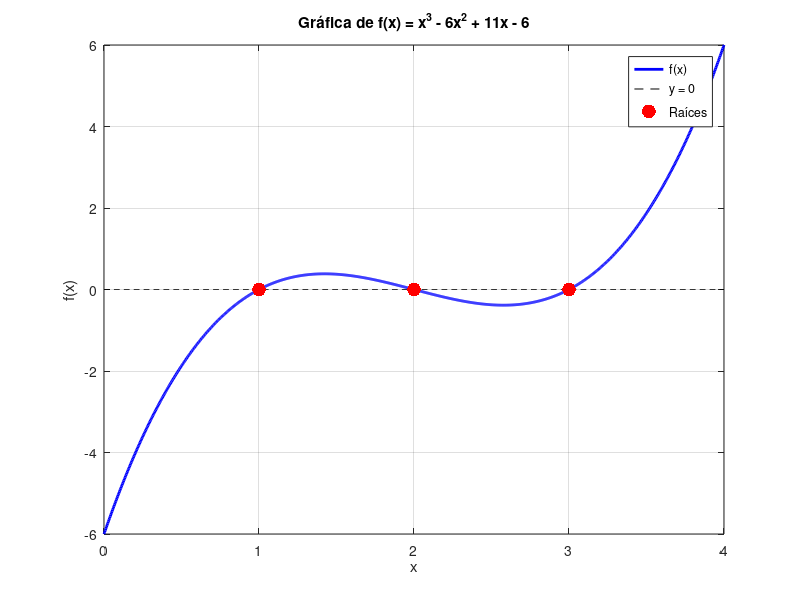

Here is the MATLAB script that generated this plot:
% Definir la función
f = @(x) x.^3 - 6*x.^2 + 11*x - 6;

% Crear un vector de valores de x
x = linspace(0, 4, 1000);

% Evaluar la función
y = f(x);

% Graficar la función
figure;
plot(x, y, 'b-', 'LineWidth', 2);
hold on;
plot(x, zeros(size(x)), 'k--'); % Línea horizontal en y = 0
xlabel('x');
ylabel('f(x)');
title('Gráfica de f(x) = x^3 - 6x^2 + 11x - 6');
grid on;

% Encontrar las raíces gráficamente
roots = [1, 2, 3]; % Raíces conocidas (puedes ajustar esto)
scatter(roots, f(roots), 100, 'r', 'filled'); % Marcar las raíces
legend('f(x)', 'y = 0', 'Raíces');
